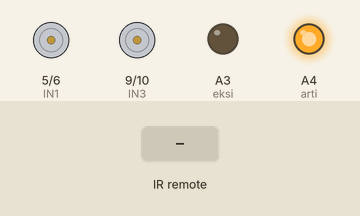
Bench run of a sketch on a simulated Arduino Uno, built with avr-gcc and run on an emulated ATmega328P. Shown: motor-driver pin pairs drawn as motors (green arrow = first pin HIGH = forward, orange = second pin HIGH = backward, longer = more drive), output pins drawn as LEDs (lit = HIGH). The test bench sets the inputs (shaded band).

Above: at 1.2 s.
1.3 s: infrared code 0x3D9AE3F7 received
At 2.5 s:
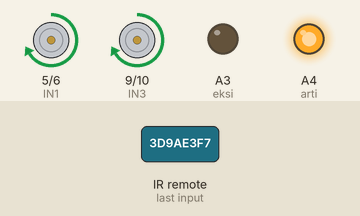
2.8 s: infrared code 0x1BC0157B received
At 3.6 s:
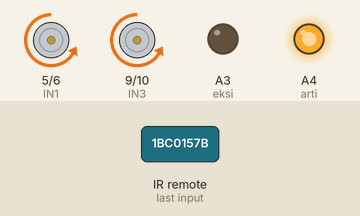
4.3 s: infrared code 0x449E79F received
At 4.8 s:
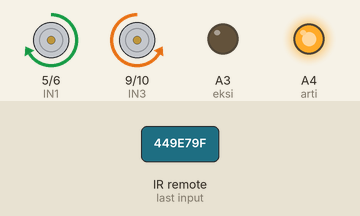
5.8 s: infrared code 0xFF10EF received
At 7.0 s:
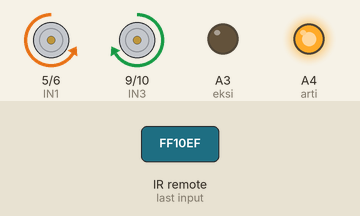
7.3 s: infrared code 0xFF4AB5 received
At 8.2 s:
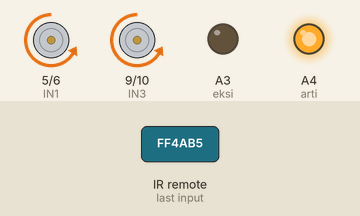
8.8 s: infrared code 0x8C22657B received
At 9.4 s:
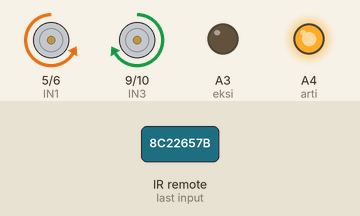
Timing chart, 0 to 11.3 s (numbered marks = the images above; inputs shaded):
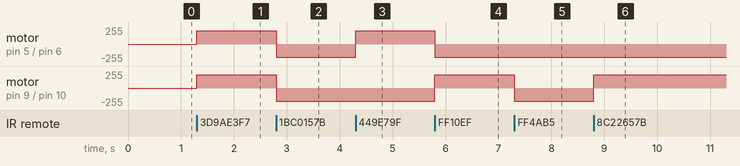

The sketch:

kumanda_kontrol.ino
```cpp
#include <IRremote.h>
#define eksi A3
#define arti A4
//#define data A5

int RECV_PIN = A5;
IRrecv irrecv(RECV_PIN);
decode_results results;

#define IN1 5  // Sol motor yön 1 ucu
#define IN2 6  // Sol motor yön 2 ucu
#define IN3 9  // Sağ motor yön 1 ucu
#define IN4 10   // Sağ motor yön 2 ucu

#define IR 8 // IR göz

// ******* kumanda kodları  *******************
#define ileri_tus 0x3D9AE3F7  //0xFF18E7
#define OK_tus    0xFF38C7   // 0xDBC8CB72  // 0x488F3CBB
#define geri_tus  0x1BC0157B  //0xFF4AB5
#define sag_tus   0x449E79F  // 0xFF5AA5
#define sol_tus   0xFF10EF   // 0x8C22657B

#define yildiz_tus 0xFF6897
#define kare_tus 0xFFB04F


int hiz=200;
// ***********************************************
void setup() {
  // ******Pinlerin giriş mi çıkış mı olacağı ayarlanıyor.  ***********
  pinMode(IN1,OUTPUT);
  pinMode(IN2,OUTPUT);
  pinMode(IN3,OUTPUT);
  pinMode(IN4,OUTPUT);
  pinMode(arti,OUTPUT);
  pinMode(eksi,OUTPUT);
 // pinMode(data,INPUT);
  Serial.begin(9600);

  irrecv.enableIRIn();
  digitalWrite(arti,1);
  digitalWrite(eksi,0);
}

 //-----------------------------------
void ileri(){
  analogWrite (IN1,hiz);
  analogWrite (IN2,0);
  analogWrite (IN3,hiz);
  analogWrite (IN4,0);
}
void geri(){
  analogWrite (IN1,0);
  analogWrite (IN2,hiz);
  analogWrite (IN3,0);
  analogWrite (IN4,hiz);
}

void sola(){
  analogWrite (IN1,0);
  analogWrite (IN2,hiz);
  analogWrite (IN3,hiz);
  analogWrite (IN4,0);
}

void saga(){
  analogWrite (IN1,hiz);
  analogWrite (IN2,0);
  analogWrite (IN3,0);
  analogWrite (IN4,hiz);
}

void dur() {
  analogWrite (IN1,0);
  analogWrite (IN2,0);
  analogWrite (IN3,0);
  analogWrite (IN4,0);
}
//***************************************
void loop() {
   if (irrecv.decode(&results))
  {
    //Serial.println(results.value, HEX); // bu satır ile bilgisayarımızda gelen kodları görüyoruz
//-------------------------------------
    if (results.value == ileri_tus || results.value == 0xFF18E7 )
    {
      ileri();
    }
//-------------------------------------
if (results.value == geri_tus || results.value == 0xFF4AB5)
    {
      geri();
    }
//-------------------------------------
if (results.value == sol_tus || results.value == 0x8C22657B)
    {
      sola();
    }
//-------------------------------------
if (results.value == sag_tus || results.value == 0xFF5AA5)
    {
      saga();
    }
//-------------------------------------
if (results.value == OK_tus || results.value == 0x488F3CBB)
    {
      dur();
    }
//-------------------------------------
    if (results.value == yildiz_tus) // yıldız tuşuna her basışta motor hızı 5 artacak
    {
      hiz=hiz+5;
      if(hiz>255) hiz=255;
    }
    if (results.value == kare_tus)  // kare tuşuna her basışta motor hızı 5 azalacak
    {
      hiz=hiz-5;
      if(hiz<10) hiz=10;
    }
    irrecv.resume();
  }
}
```

Measured:
- after the input at 1.3 s, motor on pin 5 (IN1) / pin 6 (IN2), motor on pin 9 (IN3) / pin 10 (IN4): stopped → forward 200/255 at once
- after the input at 2.8 s, motor on pin 5 (IN1) / pin 6 (IN2), motor on pin 9 (IN3) / pin 10 (IN4): forward 200/255 → backward 200/255 at once
- after the input at 4.3 s, motor on pin 5 (IN1) / pin 6 (IN2): backward 200/255 → forward 200/255 at once
- after the input at 5.8 s, motor on pin 5 (IN1) / pin 6 (IN2): forward 200/255 → backward 200/255 at once; motor on pin 9 (IN3) / pin 10 (IN4): backward 200/255 → forward 200/255 at once
- after the input at 7.3 s, motor on pin 9 (IN3) / pin 10 (IN4): forward 200/255 → backward 200/255 at once
- after the input at 8.8 s, motor on pin 9 (IN3) / pin 10 (IN4): backward 200/255 → forward 200/255 at once
